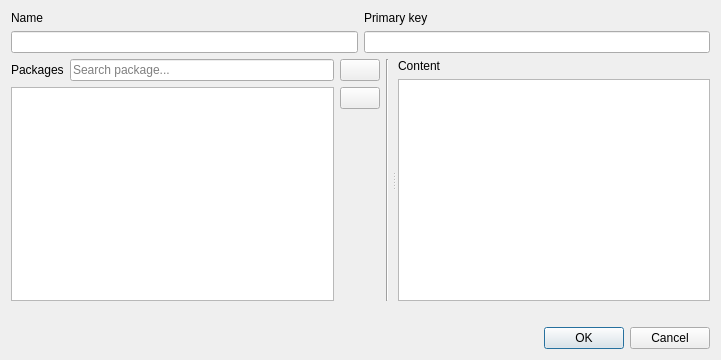
<?xml version="1.0" encoding="UTF-8"?>
<ui version="4.0">
 <class>AddLine</class>
 <widget class="QDialog" name="AddLine">
  <property name="geometry">
   <rect>
    <x>0</x>
    <y>0</y>
    <width>721</width>
    <height>360</height>
   </rect>
  </property>
  <property name="windowTitle">
   <string>New preamble</string>
  </property>
  <layout class="QGridLayout" name="gridLayout_2">
   <item row="1" column="0">
    <widget class="QSplitter" name="splitter">
     <property name="orientation">
      <enum>Qt::Horizontal</enum>
     </property>
     <property name="handleWidth">
      <number>9</number>
     </property>
     <widget class="QWidget" name="layoutWidget">
      <layout class="QGridLayout" name="gridLayout_3">
       <item row="0" column="0">
        <layout class="QHBoxLayout" name="horizontalLayout_4">
         <item>
          <widget class="QLabel" name="label_4">
           <property name="text">
            <string>Packages</string>
           </property>
          </widget>
         </item>
         <item>
          <widget class="QLineEdit" name="PackageFilter">
           <property name="placeholderText">
            <string>Search package...</string>
           </property>
          </widget>
         </item>
        </layout>
       </item>
       <item row="1" column="0">
        <widget class="QListView" name="PackageList"/>
       </item>
       <item row="0" column="1" rowspan="2">
        <layout class="QVBoxLayout" name="verticalLayout">
         <item>
          <widget class="QPushButton" name="AddButton">
           <property name="text">
            <string/>
           </property>
           <property name="icon">
            <iconset resource="../images.qrc">
             <normaloff>:/images/go-next.svg</normaloff>:/images/go-next.svg</iconset>
           </property>
          </widget>
         </item>
         <item>
          <widget class="QPushButton" name="RemoveButton">
           <property name="text">
            <string/>
           </property>
           <property name="icon">
            <iconset resource="../images.qrc">
             <normaloff>:/images/go-previous.svg</normaloff>:/images/go-previous.svg</iconset>
           </property>
          </widget>
         </item>
         <item>
          <spacer name="verticalSpacer">
           <property name="orientation">
            <enum>Qt::Vertical</enum>
           </property>
           <property name="sizeHint" stdset="0">
            <size>
             <width>20</width>
             <height>40</height>
            </size>
           </property>
          </spacer>
         </item>
        </layout>
       </item>
       <item row="0" column="2" rowspan="2">
        <widget class="Line" name="line">
         <property name="orientation">
          <enum>Qt::Vertical</enum>
         </property>
        </widget>
       </item>
      </layout>
     </widget>
     <widget class="QWidget" name="layoutWidget">
      <layout class="QVBoxLayout" name="verticalLayout_2">
       <item>
        <widget class="QLabel" name="label_3">
         <property name="text">
          <string>Content</string>
         </property>
        </widget>
       </item>
       <item>
        <widget class="LatexTextEdit" name="textEdit"/>
       </item>
      </layout>
     </widget>
    </widget>
   </item>
   <item row="0" column="0">
    <layout class="QGridLayout" name="gridLayout">
     <item row="0" column="0">
      <widget class="QLabel" name="label">
       <property name="sizePolicy">
        <sizepolicy hsizetype="Preferred" vsizetype="Fixed">
         <horstretch>0</horstretch>
         <verstretch>0</verstretch>
        </sizepolicy>
       </property>
       <property name="text">
        <string>Name</string>
       </property>
      </widget>
     </item>
     <item row="0" column="1">
      <widget class="QLabel" name="label_2">
       <property name="sizePolicy">
        <sizepolicy hsizetype="Preferred" vsizetype="Fixed">
         <horstretch>0</horstretch>
         <verstretch>0</verstretch>
        </sizepolicy>
       </property>
       <property name="text">
        <string>Primary key</string>
       </property>
      </widget>
     </item>
     <item row="1" column="0">
      <widget class="QLineEdit" name="NameLine"/>
     </item>
     <item row="1" column="1">
      <widget class="QLineEdit" name="CodeLine"/>
     </item>
    </layout>
   </item>
   <item row="2" column="0">
    <widget class="QLabel" name="PackageDescription">
     <property name="sizePolicy">
      <sizepolicy hsizetype="Preferred" vsizetype="Fixed">
       <horstretch>0</horstretch>
       <verstretch>0</verstretch>
      </sizepolicy>
     </property>
     <property name="text">
      <string/>
     </property>
     <property name="wordWrap">
      <bool>true</bool>
     </property>
    </widget>
   </item>
   <item row="4" column="0">
    <widget class="QDialogButtonBox" name="OkButton">
     <property name="orientation">
      <enum>Qt::Horizontal</enum>
     </property>
     <property name="standardButtons">
      <set>QDialogButtonBox::Cancel|QDialogButtonBox::Ok</set>
     </property>
    </widget>
   </item>
  </layout>
 </widget>
 <customwidgets>
  <customwidget>
   <class>LatexTextEdit</class>
   <extends>QTextEdit</extends>
   <header>highlighter.h</header>
  </customwidget>
 </customwidgets>
 <tabstops>
  <tabstop>NameLine</tabstop>
  <tabstop>CodeLine</tabstop>
  <tabstop>PackageFilter</tabstop>
  <tabstop>AddButton</tabstop>
  <tabstop>RemoveButton</tabstop>
  <tabstop>PackageList</tabstop>
  <tabstop>textEdit</tabstop>
 </tabstops>
 <resources>
  <include location="../images.qrc"/>
 </resources>
 <connections/>
</ui>
